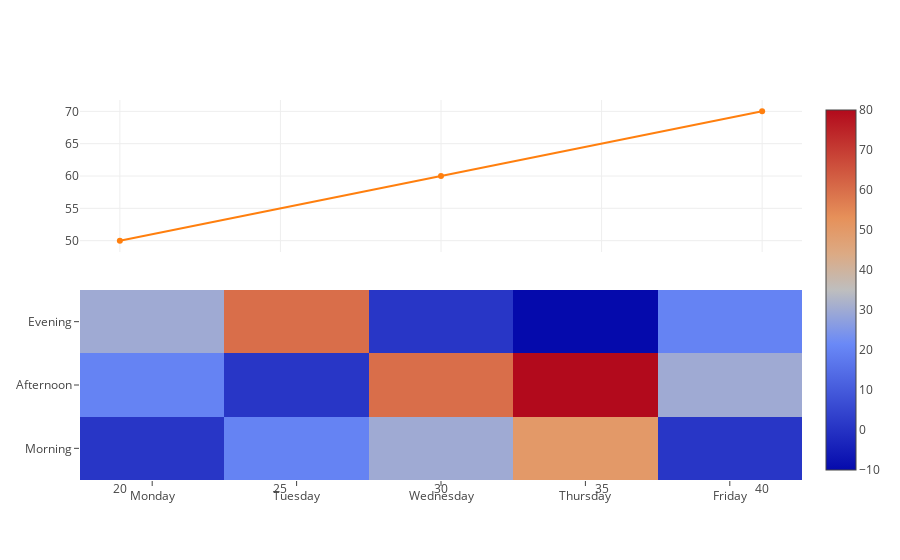

The notebook cell this image was saved under:
### Code cell
trace = go.Heatmap(z=[[1, 20, 30, 50, 1], [20, 1, 60, 80, 30], [30, 60, 1, -10, 20]],
                   x=['Monday', 'Tuesday', 'Wednesday', 'Thursday', 'Friday'],
                   y=['Morning', 'Afternoon', 'Evening'])


trace2 = go.Scatter(
    x=[20, 30, 40],
    y=[50, 60, 70],
    xaxis='x2',
    yaxis='y2'
)

data=[trace, trace2]

layout = go.Layout(
#     xaxis=dict(
#         domain=[0, 1]
#     ),
#     xaxis2=dict(
#         domain=[0, 1]
#     ),
    yaxis = dict(domain = [0,0.5] ) ,
    yaxis2 = dict(domain = [0.6,1], anchor='x2')
)

fig = go.Figure(data=data, layout=layout)
iplot(fig, filename='labelled-heatmap.html')

### Figure 1 — Plotly figure (JSON) as saved in the notebook; plotly's stock layout.template omitted (floating-point values rounded to 4 significant figures)
{"data": [{"type": "heatmap", "uid": "9efc585e-0dc2-4c77-818b-0841cc084c8b", "x": ["Monday", "Tuesday", "Wednesday", "Thursday", "Friday"], "y": ["Morning", "Afternoon", "Evening"], "z": [[1, 20, 30, 50, 1], [20, 1, 60, 80, 30], [30, 60, 1, -10, 20]]}, {"type": "scatter", "uid": "944ba891-cc9a-4221-88a0-bccf7d9db064", "x": [20, 30, 40], "xaxis": "x2", "y": [50, 60, 70], "yaxis": "y2"}], "layout": {"yaxis": {"domain": [0, 0.5]}, "yaxis2": {"anchor": "x2", "domain": [0.6, 1]}}}
